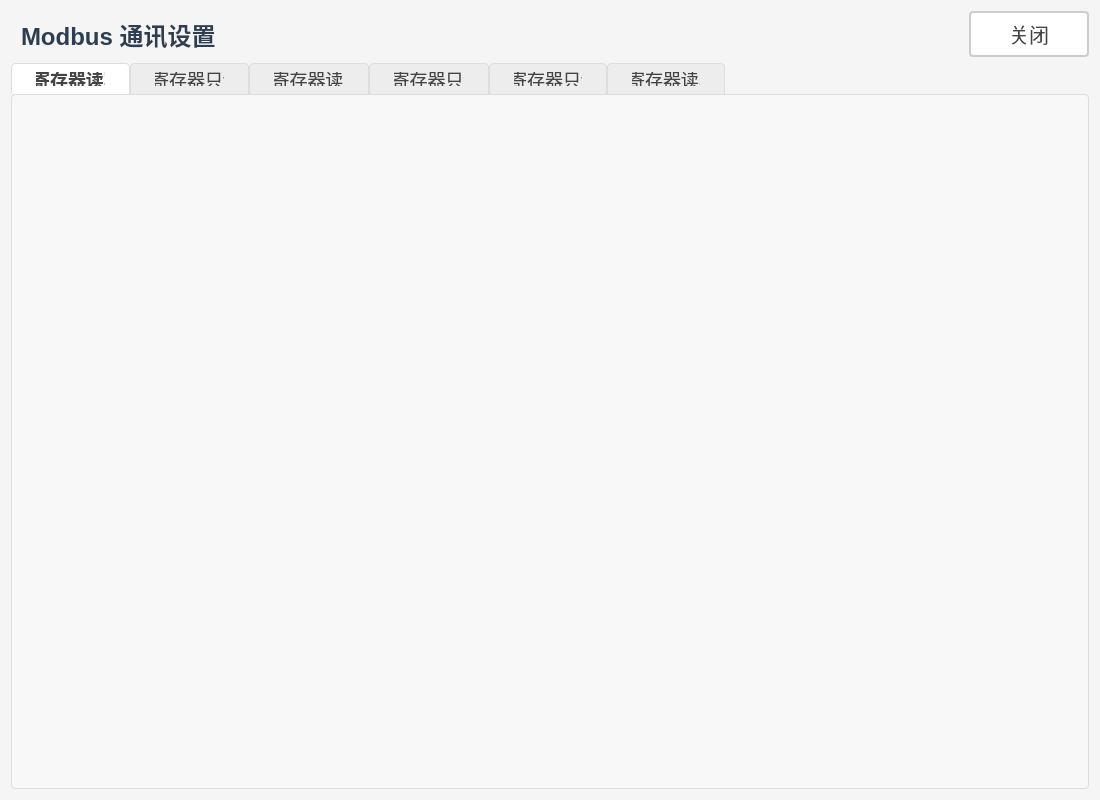
<?xml version="1.0" encoding="UTF-8"?>
<ui version="4.0">
 <class>DlgModbusClass</class>
 <widget class="QDialog" name="DlgModbusClass">
  <property name="geometry">
   <rect>
    <x>0</x>
    <y>0</y>
    <width>1100</width>
    <height>800</height>
   </rect>
  </property>
  <property name="windowTitle">
   <string>Modbus 通讯设置</string>
  </property>
  <property name="styleSheet">
   <string notr="true">QDialog {&#10;    background-color: rgb(245, 245, 245);&#10;}&#10;&#10;QGroupBox {&#10;    border: 1px solid #DDD;&#10;    border-radius: 4px;&#10;    font: bold 16px;&#10;    color: #666;&#10;    background-color: #F8F8F8;&#10;    margin-top: 12px;&#10;}&#10;&#10;QGroupBox::title {&#10;    subcontrol-origin: margin;&#10;    subcontrol-position: top left;&#10;    left: 10px;&#10;    padding: 0 5px;&#10;}&#10;&#10;QPushButton {&#10;    padding: 6px 14px;&#10;    border: 2px solid #CCC;&#10;    border-radius: 4px;&#10;    background-color: white;&#10;    color: #444;&#10;    font-size: 20px;&#10;}&#10;&#10;QPushButton:hover {&#10;    border-color: #999;&#10;    background-color: #F5F5F5;&#10;}&#10;&#10;QPushButton:pressed {&#10;    border-color: #777;&#10;    background-color: #EEE;&#10;}&#10;&#10;QLabel {&#10;    color: #444444;&#10;    font-size: 20px;&#10;    background: transparent;&#10;    padding: 2px 4px;&#10;}&#10;&#10;QTabWidget::pane {&#10;    border: 1px solid #DDD;&#10;    border-radius: 4px;&#10;    background-color: #F8F8F8;&#10;}&#10;&#10;QTabBar::tab {&#10;    padding: 8px 24px;&#10;    font-size: 18px;&#10;    color: #444;&#10;    background: #EDEDED;&#10;    border: 1px solid #DDD;&#10;    border-bottom: none;&#10;    border-top-left-radius: 4px;&#10;    border-top-right-radius: 4px;&#10;}&#10;&#10;QTabBar::tab:selected {&#10;    background: #FFFFFF;&#10;    font-weight: bold;&#10;}</string>
  </property>
  <layout class="QVBoxLayout" name="verticalLayout">
   <item>
    <layout class="QHBoxLayout" name="horizontalLayout_title">
     <item>
      <widget class="QLabel" name="lb_title">
       <property name="styleSheet">
        <string notr="true">QLabel {&#10;    color: #2c3e50;&#10;    font-size: 24px;&#10;    font-weight: bold;&#10;    background: transparent;&#10;    padding: 2px 4px;&#10;}</string>
       </property>
       <property name="text">
        <string>Modbus 通讯设置</string>
       </property>
      </widget>
     </item>
     <item>
      <spacer name="horizontalSpacer_title">
       <property name="orientation">
        <enum>Qt::Horizontal</enum>
       </property>
       <property name="sizeHint" stdset="0">
        <size>
         <width>40</width>
         <height>20</height>
        </size>
       </property>
      </spacer>
     </item>
     <item>
      <widget class="QPushButton" name="btn_close">
       <property name="minimumSize">
        <size>
         <width>120</width>
         <height>45</height>
        </size>
       </property>
       <property name="text">
        <string>关闭</string>
       </property>
      </widget>
     </item>
    </layout>
   </item>
   <item>
    <widget class="QTabWidget" name="tabWidget_modbus">
     <property name="currentIndex">
      <number>0</number>
     </property>
     <widget class="QWidget" name="tab_dRw">
      <attribute name="title">
       <string>D寄存器读写</string>
      </attribute>
      <layout class="QGridLayout" name="gridLayout_dRw"/>
     </widget>
     <widget class="QWidget" name="tab_dRo">
      <attribute name="title">
       <string>D寄存器只读</string>
      </attribute>
      <layout class="QGridLayout" name="gridLayout_dRo"/>
     </widget>
     <widget class="QWidget" name="tab_mRw">
      <attribute name="title">
       <string>M寄存器读写</string>
      </attribute>
      <layout class="QGridLayout" name="gridLayout_mRw"/>
     </widget>
     <widget class="QWidget" name="tab_mRo">
      <attribute name="title">
       <string>M寄存器只读</string>
      </attribute>
      <layout class="QGridLayout" name="gridLayout_mRo"/>
     </widget>
     <widget class="QWidget" name="tab_xRo">
      <attribute name="title">
       <string>X寄存器只读</string>
      </attribute>
      <layout class="QGridLayout" name="gridLayout_xRo"/>
     </widget>
     <widget class="QWidget" name="tab_yRw">
      <attribute name="title">
       <string>Y寄存器读写</string>
      </attribute>
      <layout class="QGridLayout" name="gridLayout_yRw"/>
     </widget>
    </widget>
   </item>
  </layout>
 </widget>
 <resources/>
 <connections/>
</ui>
